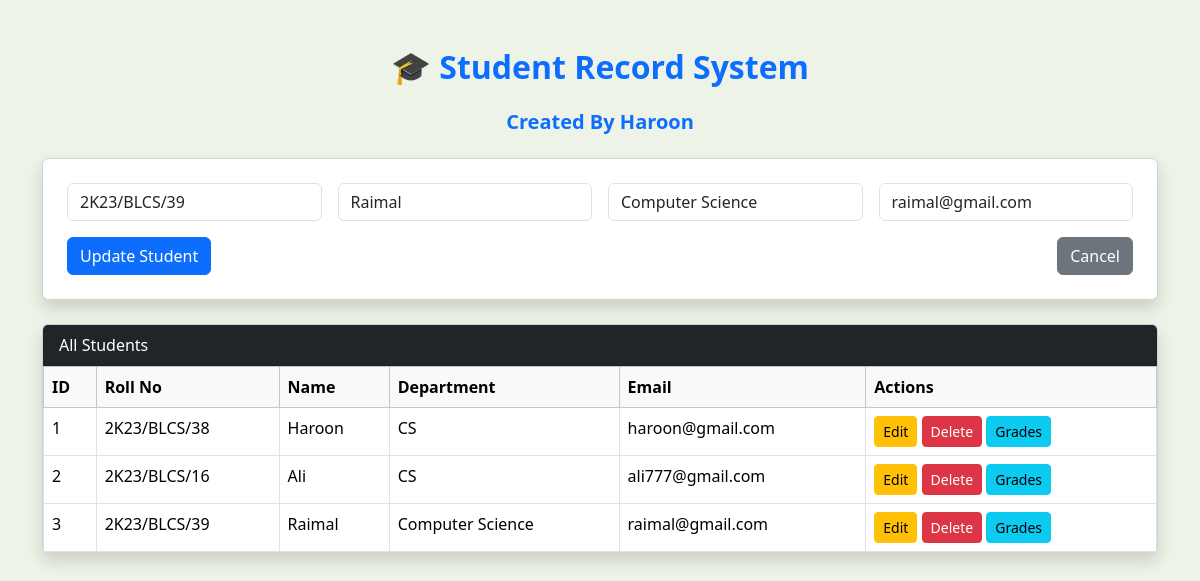
Page /?edit=3 on the committed database.
### Components/models.py (models this page shows)
class Students(db.Model):
    id=db.Column(db.Integer,primary_key=True)
    roll_no=db.Column(db.String(20),unique=True,nullable=False)
    name=db.Column(db.String(60),unique=True,nullable=False)
    department=db.Column(db.String(60))
    email=db.Column(db.String(100),unique=True)
    grades=db.relationship('Grade',backref='student',cascade="all,delete-orphan")

### Components/routes.py (the view, shortened to what this page needs)
@app.route('/', methods=['GET', 'POST'])
def index():
    students = Students.query.all()
    edit_student = None
    if request.args.get('edit'):
        edit_student = Students.query.get_or_404(request.args.get('edit'))
    return render_template('index.html', students=students, edit_student=edit_student)

### Components/templates/index.html (shortened to what this page needs)
<!DOCTYPE html>
<html>
<head>
  <link href="https://cdn.jsdelivr.net/npm/bootstrap@5.3.3/dist/css/bootstrap.min.css" rel="stylesheet">
</head>
<body>
<div class="container mt-5">
  <h2 class="text-center mb-4 text-primary fw-bold">🎓 Student Record System</h2>
  <h5 class="text-center mb-4 text-primary fw-bold">Created By Haroon</h5>
  <form method="POST" class="card p-4 mb-4 shadow">
    <div class="row g-3">
      <div class="col-md-3">
        <input type="text" class="form-control" name="roll_no" placeholder="Roll No" value="{{ edit_student.roll_no if edit_student else '' }}" required>
      </div>
      <div class="col-md-3">
        <input type="text" class="form-control" name="name" placeholder="Name" value="{{ edit_student.name if edit_student else '' }}" required>
      </div>
      <div class="col-md-3">
        <input type="text" class="form-control" name="department" placeholder="Department" value="{{ edit_student.department if edit_student else '' }}" required>
      </div>
      <div class="col-md-3">
        <input type="email" class="form-control" name="email" placeholder="Email" value="{{ edit_student.email if edit_student else '' }}" required>
      </div>
      <div class="col-12 d-flex justify-content-between">
        <button type="submit" class="btn btn-primary">{{ 'Update Student' if edit_student else 'Add Student' }}</button>
        {% if edit_student %}
          <a href="/" class="btn btn-secondary">Cancel</a>
        {% endif %}
      </div>
    </div>
  </form>
  <div class="card shadow">
    <div class="card-header bg-dark text-white">All Students</div>
    <div class="table-responsive">
      <table class="table table-bordered m-0">
        <thead class="table-light">
          <tr>
            <th>ID</th><th>Roll No</th><th>Name</th><th>Department</th><th>Email</th><th>Actions</th>
          </tr>
        </thead>
        <tbody>
          {% for student in students %}
          <tr>
            <td>{{ student.id }}</td>
            <td>{{ student.roll_no }}</td>
            <td>{{ student.name }}</td>
            <td>{{ student.department }}</td>
            <td>{{ student.email }}</td>
            <td>
              <a href="/?edit={{ student.id }}" class="btn btn-warning btn-sm">Edit</a>
              <a href="/delete/{{ student.id }}" class="btn btn-danger btn-sm" onclick="return confirm('Delete this student?')">Delete</a>
              <button class="btn btn-info btn-sm" data-bs-toggle="collapse" data-bs-target="#grades{{ student.id }}">Grades</button>
            </td>
          </tr>
          {% endfor %}
        </tbody>
      </table>
    </div>
  </div>
</div>
</body>
</html>

### Components/templates/index.html (style rules this page uses)
body { background-color: #eef3e7; }
.card { box-shadow: 0 0 10px rgba(0, 0, 0, 0.1); }

### rows in the picture
Students: roll_no "2K23/BLCS/39", name "Raimal", department "Computer Science", email "raimal@gmail.com", id "3"
Students: id "1", roll_no "2K23/BLCS/38", name "Haroon", department "CS", email "haroon@gmail.com"
Students: id "2", roll_no "2K23/BLCS/16", name "Ali", department "CS", email "ali777@gmail.com"

### other values in the picture
{{ 'Update Student' if edit_student else 'Add Student' }} "Update Student"
